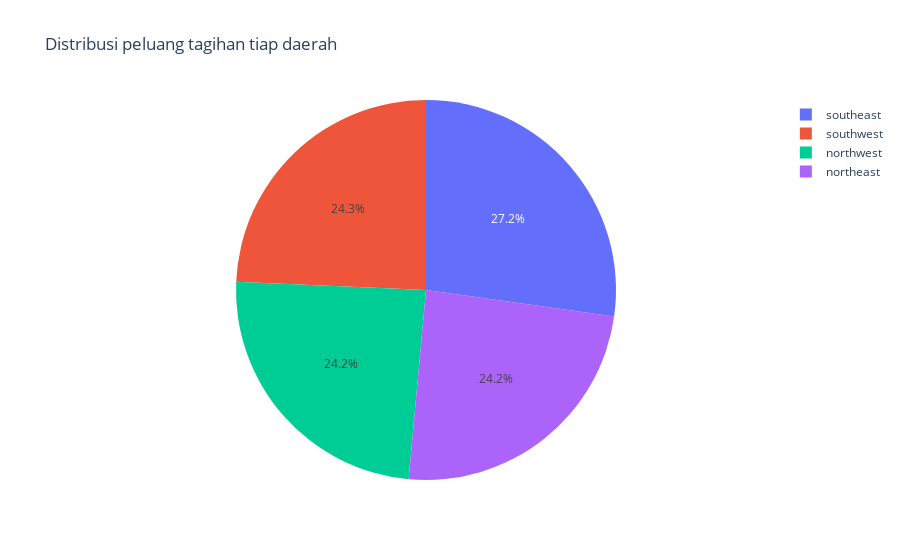

Notebook code for this chart:
### Code cell
import plotly.express as px
import numpy
 
fig = px.pie(values=porsi, names=region1, title='Distribusi peluang tagihan tiap daerah')
fig.show()

### Figure 1 — Plotly figure (JSON) as saved in the notebook; plotly's stock layout.template omitted (floating-point values rounded to 4 significant figures)
{"data": [{"domain": {"x": [0, 1], "y": [0, 1]}, "hovertemplate": "label=%{label}<br>value=%{value}<extra></extra>", "labels": ["southwest", "southeast", "northwest", "northeast"], "legendgroup": "", "name": "", "showlegend": true, "type": "pie", "values": [0.2431, 0.2723, 0.2423, 0.2423]}], "layout": {"legend": {"tracegroupgap": 0}, "title": {"text": "Distribusi peluang tagihan tiap daerah"}}}
